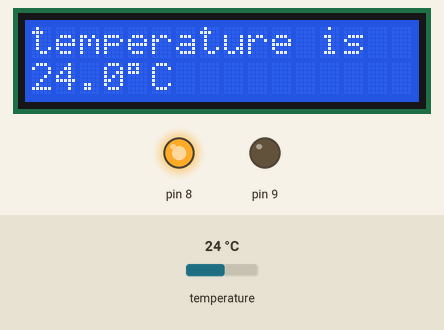
This sketch was run on a simulated Arduino Uno, built with avr-gcc and run on an emulated ATmega328P. Parts: 16×2 character LCD, output pins drawn as LEDs (lit = HIGH). The test bench sets the inputs (shaded band); at power-on: temperature 24 °C.

Above: at 2.5 s.
2.6 s: temperature set to 23.1 °C
At 4.4 s:
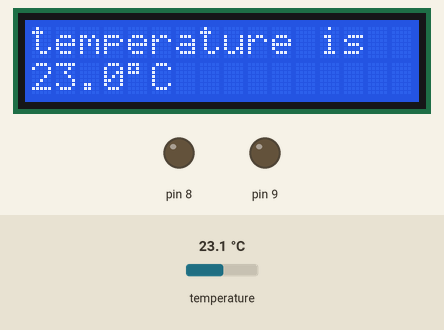
5.3 s: temperature set to 22.3 °C
At 7.1 s:
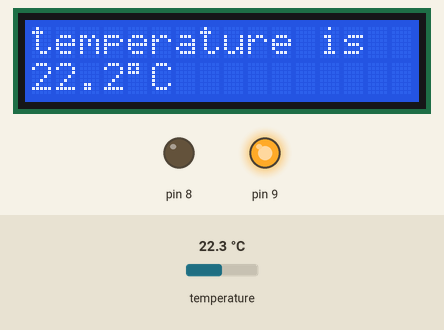
7.9 s: temperature set to 24 °C
At 10.2 s:
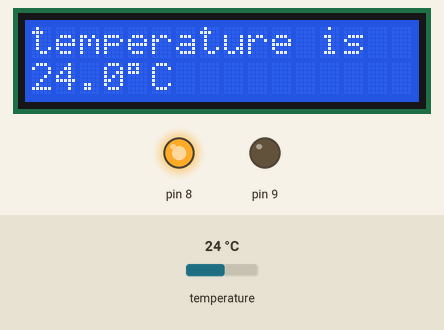
Timing chart, 0 to 11.7 s (numbered marks = the images above; inputs shaded):
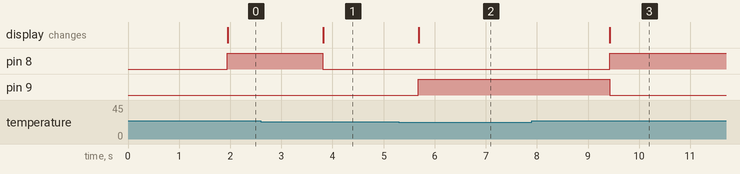

Measured:
- the behaviour switches between 23.6 and 23.5 °C on temperature (found by bisection; images 0 and 1)
- the behaviour switches between 23 and 22.9 °C on temperature (found by bisection; images 1 and 2)
- after the input at 2.6 s, pin 8: HIGH → LOW after 1.2 s; the display: changes after 1.2 s (image 1)
- after the input at 5.3 s, pin 9: LOW → HIGH after 0.38 s; the display: changes after 0.39 s (image 2)
- after the input at 7.9 s, pin 8: LOW → HIGH after 1.5 s; pin 9: HIGH → LOW after 1.5 s; the display: changes after 1.5 s (image 3)

The sketch:

I212.ino
```cpp
#include <LiquidCrystal.h>       //調用Arduino自帶的LiquidCrystal庫
#include <OneWire.h>      //調用Arduino單總線庫
#include <DallasTemperature.h>  //調用ds18b20溫度傳感器庫

//#define ONE_WIRE_BUS 2    //設置單總線數據I/O口為2號引腳
#define ONE_WIRE_BUS 7

OneWire temp(ONE_WIRE_BUS);  //初始化一個單總線類，以2號引腳作為輸出口
DallasTemperature sensors(&temp); //初始化一個溫度傳感器類。
//LiquidCrystal lcd(12, 11, 9, 8, 7, 6);  //初始化一個LiquidCrystal，設置相應的接口，其中RS為12號引腳，E為11號引腳，9~6為數據輸入引腳
LiquidCrystal lcd(12, 11,10, 5, 4, 3, 2);

float temperature = 0;      //設置temperature為浮點變量

void setup()
{
  Serial.begin(9600);       //初始化串口
  sensors.begin();        //初始化溫度傳感器
  lcd.begin(16, 2);       //初始化LCD
  lcd.print("Arduino world");   //使屏幕顯示文字Arduino world
  delay(1000);          //延時1000ms
}

void loop ()
{
  sensors.requestTemperatures();  //對傳感器進行一個溫度請求
  temperature=sensors.getTempCByIndex(0);  //讀取傳感器輸出的數據，以攝氏度為單位賦值給temperature變量。
  delay(100);

  if(temperature>23.5){
    analogWrite(8,255);
  }
  else{
    analogWrite(8,0);
  }
  if(temperature<23){
    analogWrite(9,255);
  }
  else{
    analogWrite(9,0);
  }

  temperature = (temperature*10);   //把讀取到的temperature轉換為10倍
  lcd.clear();          //清屏
  lcd.print("temperature is ");   //使屏幕顯示文字
  lcd.setCursor(0, 1) ;      //設置光標位置為第二行第一個位置
  lcd.print((long)temperature / 10);   //顯示溫度整數位
  lcd.print(".");          //顯示小數點
  lcd.print( (long)temperature % 10);  //顯示溫度小數點後一位
  lcd.print((char)223);      //顯示o符號
  lcd.print("C");          //顯示字母C
  delay(1000);           //延時1秒，刷新速度。
}
```
